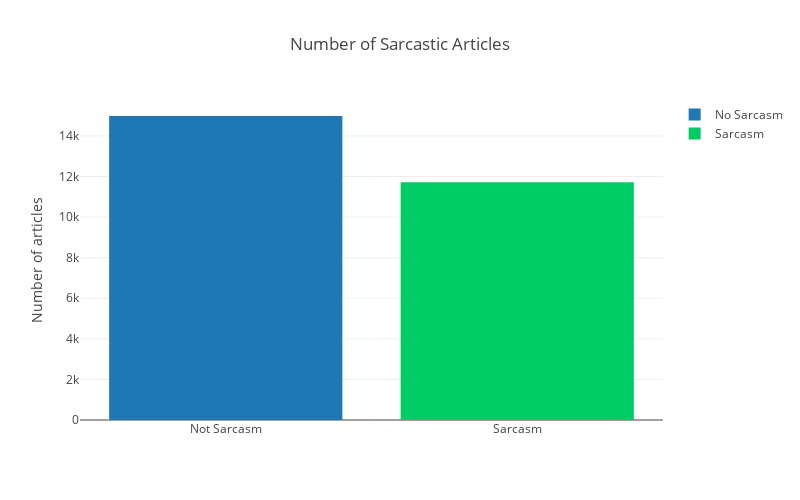

Write notebook code for a chart like this one.
### Markdown cell above
First of all let's explore how much share are there of sarcasm in the dataset and what kind of are they.

### Code cell
labels = ['Sarcasm', 'Not Sarcasm']
values = [df['is_sarcastic'].sum(), len(df) - df['is_sarcastic'].sum()]

trace0 = go.Bar(x = [labels[1]], y = [values[1]], name = 'No Sarcasm')
trace1 = go.Bar(x = [labels[0]], y = [values[0]], marker= {'color': '#00cc66'} , name = 'Sarcasm')


data = [trace0, trace1]

layout = go.Layout(title = 'Number of Sarcastic Articles',
                   width = 800,
                   height = 500,
                  yaxis= dict(title = 'Number of articles'),)

fig = go.Figure(data, layout)

pyo.offline.iplot(fig)

### Figure 1 — Plotly figure (JSON) as saved in the notebook; plotly's stock layout.template omitted (floating-point values rounded to 4 significant figures)
{"data": [{"name": "No Sarcasm", "type": "bar", "uid": "81f69692-c0a5-4964-9aea-af9a4bcccd6a", "x": ["Not Sarcasm"], "y": [14985]}, {"marker": {"color": "#00cc66"}, "name": "Sarcasm", "type": "bar", "uid": "8895d55e-878c-42bf-b855-3c6f9bd52232", "x": ["Sarcasm"], "y": [11724]}], "layout": {"height": 500, "title": {"text": "Number of Sarcastic Articles"}, "width": 800, "yaxis": {"title": {"text": "Number of articles"}}}}
